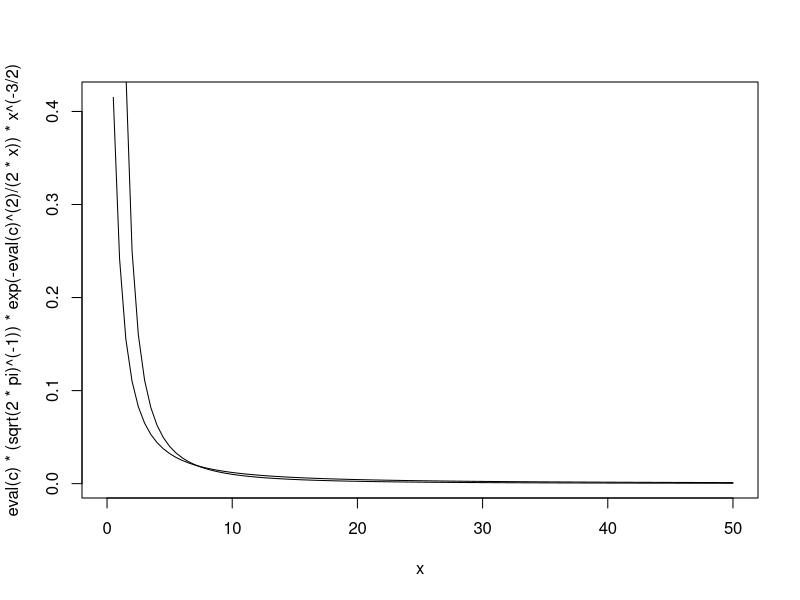

Write R code to recreate this figure.
target_fun <- function(x) {
  return ()
}

majorizing_fun <- function(alpha) {

}

#########
### 1 ###
#########

# we set c = ?
#
c = 1
curve(eval(c) * (sqrt(2 * pi)^(-1)) * exp(-eval(c)^(2) / (2 * x)) * x^(-3/2), from=0, to=50)

# we set t_min = ?
# we split f_p(x) into:
#
# f_p1(x) with support [0,1]
# f_p2(x) with support [1,Inf]
#
# f_p1(x) is going to be uniform distribution [0,1]
# we choose our majorizing constant at biggest value of target function
#
# f_p2(x) is going to be power-law distribution [1, Inf]
# we choose our
t_min = 1
alpha = 2
curve((eval(alpha) - 1 / eval(t_min)) * (x / eval(t_min))^(-eval(alpha)), from=0, to=50, add=TRUE)

